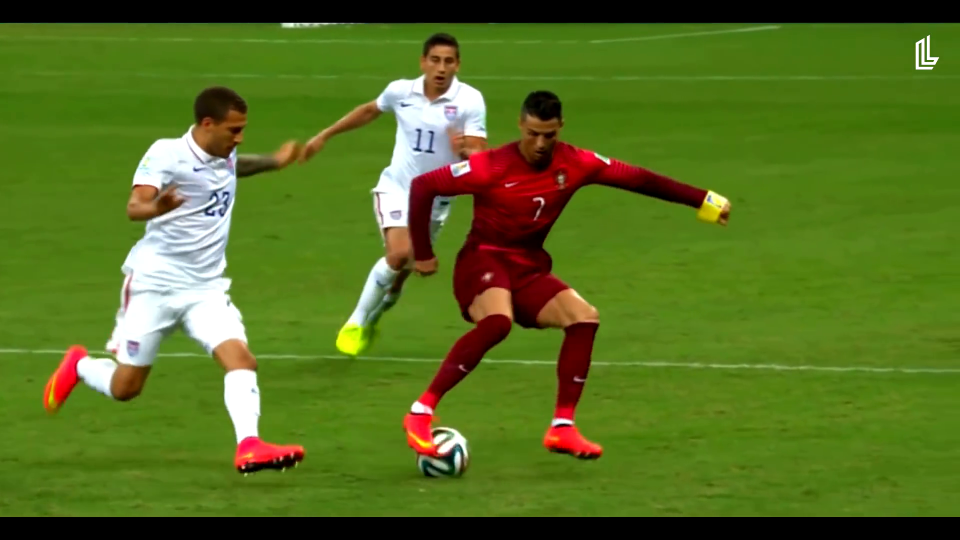
#> input picture frame 24 of Basic level image processing/c7_Histogram_Operations/Video_Futbol.mp4, 1920 x 1080 px, given in place of Video_Trafic.mp4, which was not available (shown at 1/2 size)
$ python K8_3_1_VIDEO_Histogram_3kanal.py
#> lines starting #> are read from the running program, lines starting #| are printed output that depends on the picture
# -*- coding: utf-8 -*-
"""
Created on Tue Mar 19 08:13:07 2024

@author: muozi
"""

import cv2
import numpy as np
from matplotlib import pyplot as plt

# Webcam yakalama
cap = cv2.VideoCapture('Video_Trafic.mp4')

while True:
    # Kare yakalama
    ret, frame = cap.read()
#> frame is the input picture: shape (1080, 1920, 3); mean B, G, R 33.2, 110.6, 86.8

    # Video sonuna gelindiğinde döngüyü sonlandır
    if not ret:
        break

    # Histogramları hesapla
    colors = ('b', 'g', 'r')
    for i, color in enumerate(colors):
        hist = cv2.calcHist([frame], [i], None, [256], [0, 256])
        plt.plot(hist, color=color)

    # Histogramları göster
    plt.title('Image Histogram')
    plt.draw()
    plt.pause(0.01)
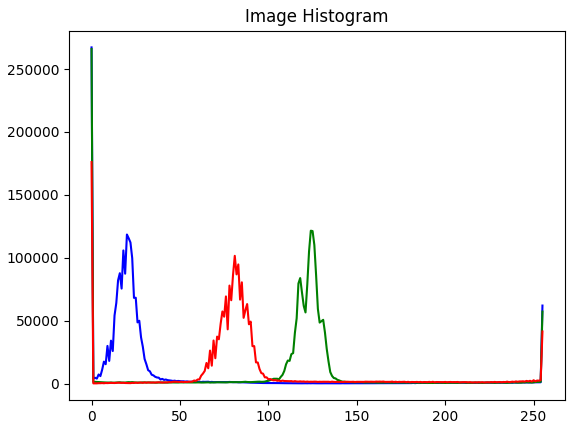
#> figure drawn by matplotlib, 1 panel; curve peaks at x = 0, y = 267194; curve peaks at x = 0, y = 265928; curve peaks at x = 0, y = 176057
    plt.clf()

    # Görüntüyü göster
    cv2.imshow('frame', frame)

    # 'q' tuşuna basılırsa döngüden çık
    if cv2.waitKey(1) & 0xFF == ord('q'):
#> (key q is pressed here)
        break

# Yakalama serbest bırakma ve pencereleri kapatma
cap.release()
cv2.destroyAllWindows()

$ run again, starting later in the video
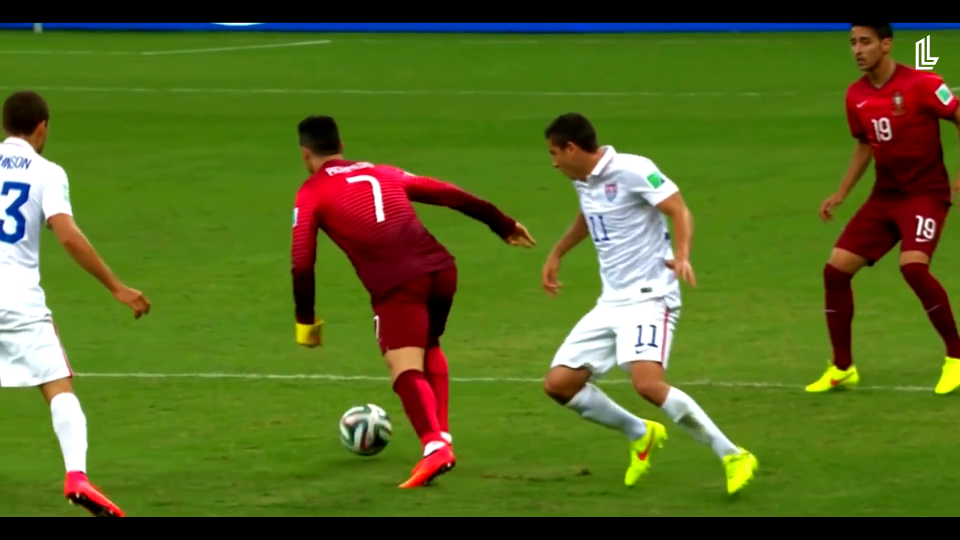
#> input picture frame 108 of Basic level image processing/c7_Histogram_Operations/Video_Futbol.mp4, 1920 x 1080 px, given in place of Video_Trafic.mp4, which was not available (shown at 1/2 size)
#> frame is the input picture: shape (1080, 1920, 3); mean B, G, R 34.9, 105.6, 87
#> `plt.pause(0.01)`:
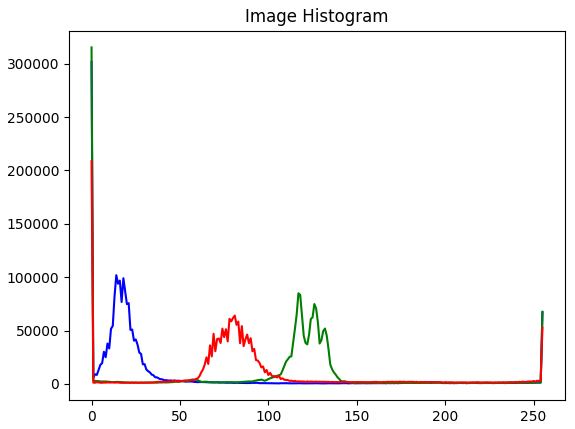
#> figure drawn by matplotlib, 1 panel; curve peaks at x = 0, y = 301816; curve peaks at x = 0, y = 315323; curve peaks at x = 0, y = 208602

$ run again, starting later in the video
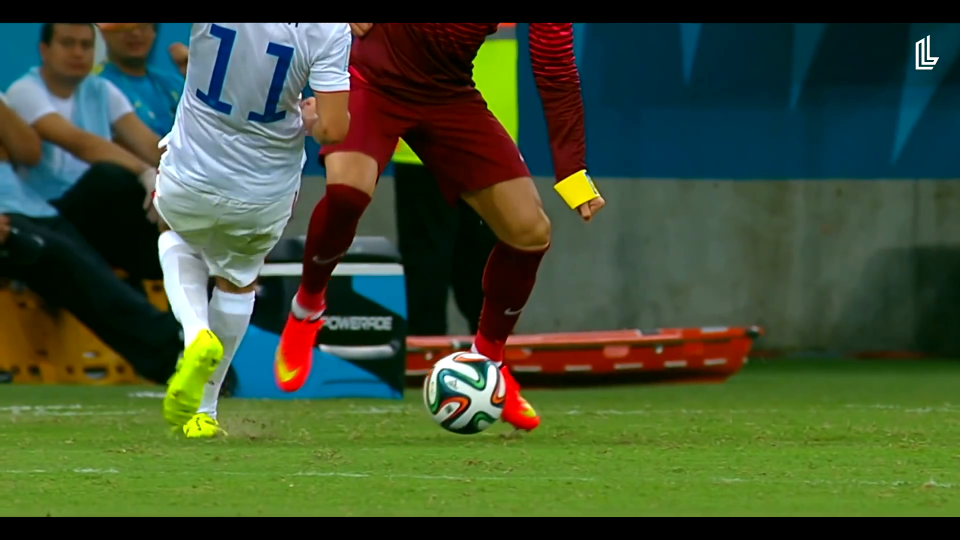
#> input picture frame 193 of Basic level image processing/c7_Histogram_Operations/Video_Futbol.mp4, 1920 x 1080 px, given in place of Video_Trafic.mp4, which was not available (shown at 1/2 size)
#> frame is the input picture: shape (1080, 1920, 3); mean B, G, R 51.8, 79.8, 64
#> `plt.pause(0.01)`:
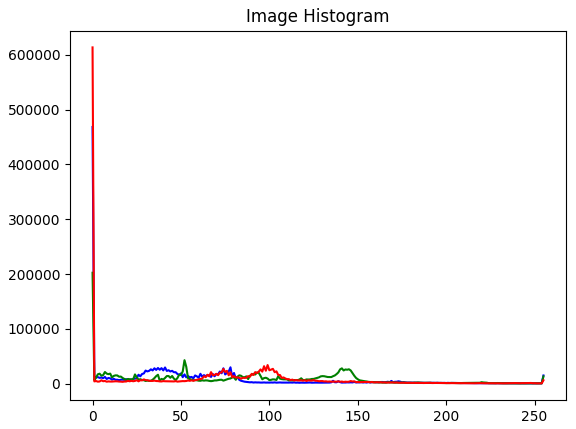
#> figure drawn by matplotlib, 1 panel; curve peaks at x = 0, y = 468433; curve peaks at x = 0, y = 202393; curve peaks at x = 0, y = 613767
